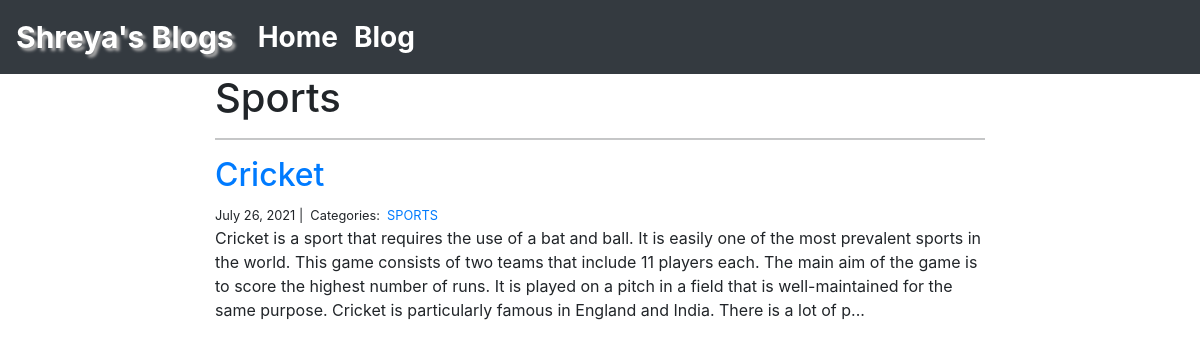
/blog/SPORTS/, run on the app's committed database.
### blog/models.py (models this page shows)
class Category(models.Model):
    name = models.CharField(max_length=20)

class Post(models.Model):
    title = models.CharField(max_length=255)
    body = models.TextField()
    created_on = models.DateTimeField(auto_now_add=True)
    last_modified = models.DateTimeField(auto_now=True)
    categories = models.ManyToManyField('Category', related_name='posts')

### blog/views.py (the view)
# urls.py: path("<category>/", views.blog_category, name="blog_category"),
def blog_category(request, category):
    posts = Post.objects.filter(
        categories__name__contains=category
    ).order_by(
        '-created_on'
    )
    context = {
        "category": category,
        "posts": posts
    }
    return render(request, "blog_category.html", context)

### blog/templates/blog_category.html
{% extends "base.html" %}
{% block body %}
<div class="col-md-8 offset-md-2">
    <h1>{{ category | title }}</h1>
    <hr>
    {% for post in posts %}
        <h2><a href="{% url 'blog_detail' post.pk%}">{{ post.title }}</a></h2>
        <small>
            {{ post.created_on.date }} |&nbsp;
            Categories:&nbsp;
            {% for category in post.categories.all %}
            <a href="{% url 'blog_category' category.name %}">
                {{ category.name }}
            </a>&nbsp;
            {% endfor %}
        </small>
        <p>{{ post.body | slice:":400" }}...</p>
    {% endfor %}
</div>
{% endblock body%}

### data on the page
Category: name "Sports", name "SPORTS"
Post: title "Cricket", created_on "July 26, 2021", body "Cricket is a sport that requires the use of a bat and ball. It is easily one of the most prevalent sports in the world. This game consists of two teams that include 11 players each. The main aim of the game is to score the highest number of runs. It is played on a pitch in a field that is well-maintained for the same purpose. Cricket is particularly famous in England and India. There is a lot of p"
